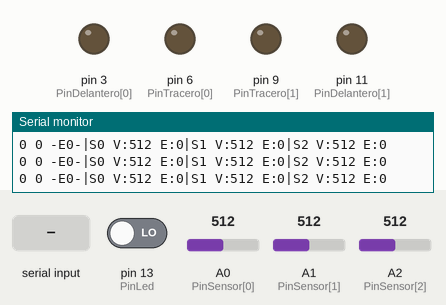
This sketch was run on a simulated Arduino Uno, built with avr-gcc and run on an emulated ATmega328P. Shown: output pins drawn as LEDs (lit = HIGH), the last lines printed to the serial monitor. The inputs (shaded band) are chosen by the test bench; at power-on: pin 13 (PinLed) LOW, A0 (PinSensor[0]) = 512, A1 (PinSensor[1]) = 512, A2 (PinSensor[2]) = 512.

Above: at 1.8 s.
1.9 s: "v90\n" received over Serial
At 3.1 s:
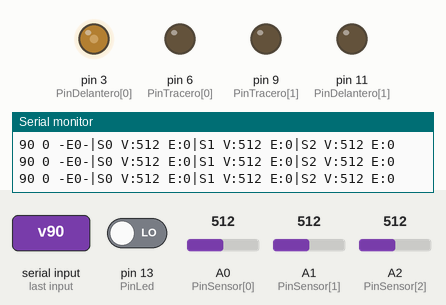
3.4 s: "v,45\n" received over Serial
At 4.6 s:
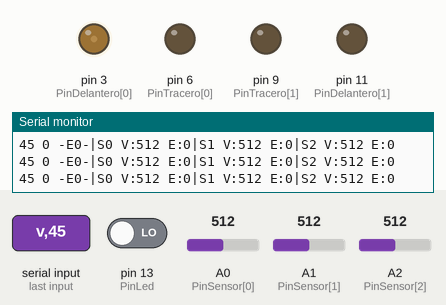
4.9 s: "V90\n" received over Serial
At 5.6 s:
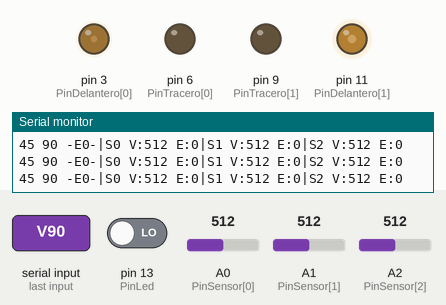
6.4 s: byte 118 ('v') received over Serial
At 7.3 s:
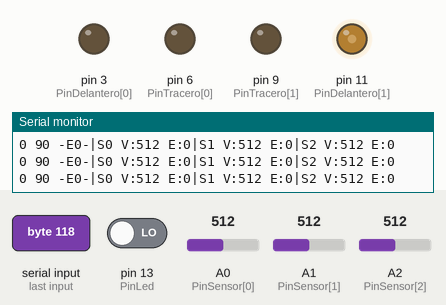
7.9 s: "90,45\n" received over Serial
At 8.9 s:
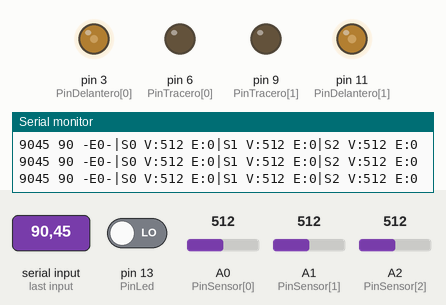
9.4 s: "V,45\n" received over Serial
At 10.3 s:
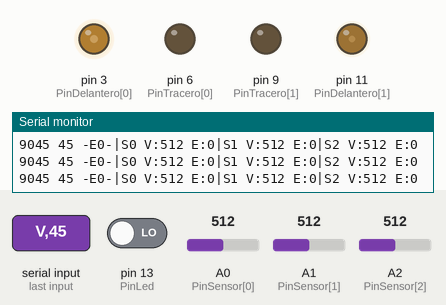
Timing chart, 0 to 11.9 s (numbered marks = the images above; inputs shaded):
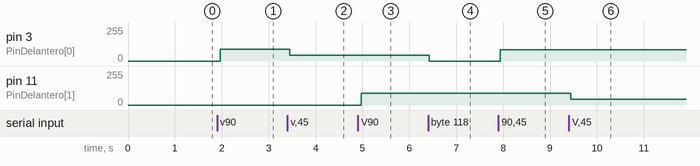

Measured:
- after the input at 1.9 s, pin 3 (PinDelantero[0]): 0/255 → 90/255 after 0.07 s
- after the input at 3.4 s, pin 3 (PinDelantero[0]): 90/255 → 45/255 after 0.05 s
- after the input at 4.9 s, pin 11 (PinDelantero[1]): 0/255 → 90/255 after 0.08 s
- after the input at 6.4 s, pin 3 (PinDelantero[0]): 45/255 → 0/255 at once
- after the input at 7.9 s, pin 3 (PinDelantero[0]): 0/255 → 85/255 at once
- after the input at 9.4 s, pin 11 (PinDelantero[1]): 90/255 → 45/255 after 0.05 s

The sketch:

CarritPID.ino
```cpp
#include <Servo.h>

//Creando nombres Reservador
#define Izquieda 0
#define Centro 1
#define Derecha 2
#define Adelante 1
#define Atras 0
#define MotorIzquierdo 0
#define MotorDerecha 1

Servo myservo;

int Estado = 0;
int Cambiar = 0;
int PinLed = 13;
int BotonInicio = 13;

int PinDelantero[2] = {3, 11};
int PinTracero[2] =   {6, 9};
//int PinVelocidad[2] = {6, 5};

int Velocidad[2] = {0, 0};
int PinSensor[3] = {A0, A1, A2};

int CantidadSensores = 3;

int ValorSensor[3] = {0, 0, 0};
boolean EstadoSensor[4] = {false, false, false};
int PasadoSensor[3] = {0, 0, 0};
int MaximoSensor[3] = {0, 0, 0 };
int MinimoSensor[3] = {1024, 1024, 1024};

int VelocidadActual[2] = {40, 40};
int VelocidadMaxima[2] = {100, 100};
int VelocidadMinima[2] = {0, 0};

void setup() {


  Serial.begin(9600);
  Serial.println("Iniciando");

  for (int i = 0; i < 3; i++) {
    pinMode(PinSensor[i], INPUT);
  }

  for (int i = 0; i < 2; i++) {
    pinMode( PinDelantero[i], OUTPUT);
    pinMode( PinTracero[i], OUTPUT);
  }

  pinMode(PinLed , OUTPUT);
  pinMode(BotonInicio, INPUT);

  Serial.println("Esperando Boton");
  while (true) {
    int EstadoBoton = digitalRead(BotonInicio);
    digitalWrite(PinLed, 1);
    delay(300);
    digitalWrite(PinLed, 0);
    delay(300);
    ActualizarEntradas();
    //if (EstadoBoton == 0) {
    // Serial.println("Empezando a Segir Linea");
    // digitalWrite(PinLed, 0);
    //break;
    //}
    break;
  }
}

void loop() {


  switch (Estado) {
    case 0:
      //Reto
      Serial.print("-E0-");
      VelocidadActual[MotorIzquierdo] = Velocidad[MotorIzquierdo];
      VelocidadActual[MotorDerecha] = Velocidad[MotorDerecha];
      if (EstadoSensor[Izquieda]) {
        Estado = 2;
      }
      else if (EstadoSensor[Derecha]) {
        Estado = 1;
      }
      break;
    case 1:
      Serial.print("-E1-");
      //Salida por la derecha, regresar por la izquieda
      VelocidadActual[MotorIzquierdo] = Velocidad[MotorIzquierdo];
      VelocidadActual[MotorDerecha] = Velocidad[MotorDerecha] / 2;
      if (EstadoSensor[Centro]) {
        Estado = 0;
      }
      break;
    case 2:
      Serial.print("-E2-");
      //Salida por la izquierda, regresar por la derecha
      VelocidadActual[MotorIzquierdo] = Velocidad[MotorIzquierdo] / 2;
      VelocidadActual[MotorDerecha] = Velocidad[MotorDerecha] ;
      if (EstadoSensor[Centro]) {
        Estado = 0;
      }
      break;
  }
  ActualizarEntradas();
  BuscarBT();

  for (int i = 0; i < 2; i++) {
    Serial.print(Velocidad[i] );
    Serial.print(" ");
  }

  Caminar( Velocidad[0], MotorIzquierdo);
  Caminar( Velocidad[1], MotorDerecha);
}


void Caminar( int Velocidad, int Motor) {
  if (Velocidad > 0) {
    analogWrite(PinDelantero[Motor], Velocidad);
    analogWrite(PinTracero[Motor], 0);
  }
  else if (Velocidad < 0) {
    analogWrite(PinDelantero[Motor], 0);
    analogWrite(PinTracero[Motor],  Velocidad);
  }
  else  {
    analogWrite(PinDelantero[Motor], 0);
    analogWrite(PinTracero[Motor], 0);
    // analogWrite(PinVelocidad[Motor], Velocidad);
  }
}

void ActualizarEntradas() {
  for (int i = 0; i < 3; i++) {
    ValorSensor[i] = analogRead(PinSensor[i]);
    if (ValorSensor[i] > MaximoSensor[i]) {
      MaximoSensor[i] = ValorSensor[i];
    } else if (ValorSensor[i] < MinimoSensor[i]) {
      MinimoSensor[i] = ValorSensor[i];
    }
    if (ValorSensor[i] >  MinimoSensor[i] + 2 * (MaximoSensor[i] - MinimoSensor[i]) / 3) {
      EstadoSensor[i] = true;
    }
    else {
      EstadoSensor[i] = false;
    }
    Serial.print("|S");
    Serial.print(i);
    Serial.print(" V:");
    Serial.print(ValorSensor[i]);
    Serial.print(" E:");
    Serial.print(boolean(EstadoSensor[i]));
  }
  Serial.println();
}

void BuscarBT() {

  while (Serial.available() > 0 ) {
    char Letra = Serial.read();

    if (Letra == 'v') {
      Serial.println("Reiniciar Valor 0");
      Cambiar = 1;
      Velocidad[0] = 0;
    } else if (Letra == 'V') {
      Serial.println("Reiniciar Valor 1");
      Cambiar = 2;
      Velocidad[1] = 0;
    } else if (Letra == '\n') {
      Cambiar = 0;
    }
    if (Letra >= '0' && Letra <= '9') {
      int Numero = int(Letra - '0');
      switch (Cambiar) {
        case 1:
          Velocidad[0]  = Velocidad[0] * 10 + Numero;
          break;
        case 2:
          Velocidad[1]  = Velocidad[1] * 10 + Numero;
          break;
      }
    }
  }
}
```
